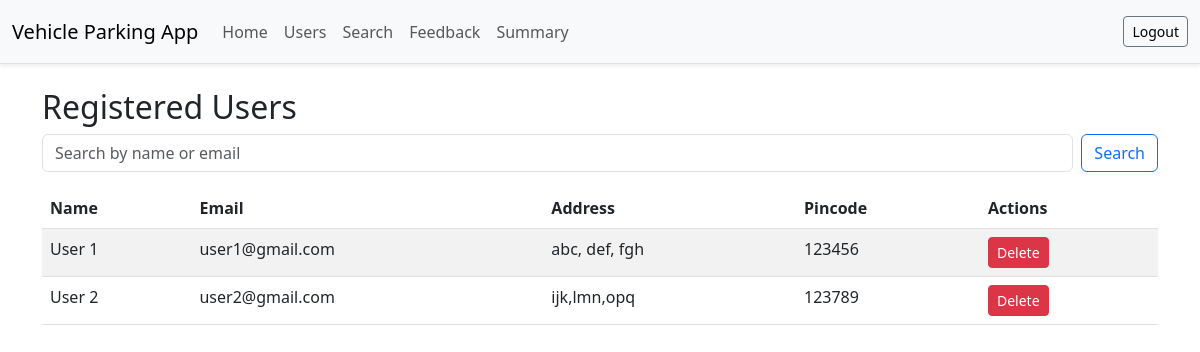
The app's page /admin/users (signed in) with its own data.
### models.py (models this page shows)
class User(db.Model):
    id = db.Column(db.Integer, primary_key=True)
    name = db.Column(db.String(100), nullable=False)
    email = db.Column(db.String(100), unique=True, nullable=False)
    password_hash = db.Column(db.String(200), nullable=False)
    address=db.Column(db.String(200),nullable=False)
    pincode=db.Column(db.Integer,nullable=False)
    role_id = db.Column(db.Integer, db.ForeignKey('role.id'), nullable=False)
    reservations = db.relationship('Reservation', backref='user', lazy=True)

### app.py (the view)
@app.route('/admin/users')
def admin_users():
    if session.get('role') not in ['admin', 'collaborator']:
        return redirect(url_for('login'))
    query = request.args.get('query', '')
    users_query = User.query.join(Role).filter(Role.name == 'user')
    if query:
        users_query = users_query.filter(
            (User.name.ilike(f"%{query}%")) |
            (User.email.ilike(f"%{query}%"))
        )
    users = users_query.all()
    user_active_reservations = {
        user.id: Reservation.query.filter_by(user_id=user.id, release_time=None).count() > 0
        for user in users
    }
    return render_template('admin_users.html', users=users, query=query,active_status=user_active_reservations)

### templates/admin_users.html
{% extends "base.html" %}
{% block content %}
<h2>Registered Users</h2>
<form method="GET" class="d-flex mb-3" action="{{ url_for('admin_users') }}">
    <input type="text" name="query" class="form-control me-2" placeholder="Search by name or email" value="{{ query }}">
    <button type="submit" class="btn btn-outline-primary">Search</button>
</form>
<table class="table table-striped">
    <thead>
        <tr>
            <th>Name</th>
            <th>Email</th>
            <th>Address</th>
            <th>Pincode</th>
            <th>Actions</th>
        </tr>
    </thead>
    <tbody>
        {% for user in users %}
        <tr>
            <td>{{ user.name }}</td>
            <td>{{ user.email }}</td>
            <td>{{ user.address }}</td>
            <td>{{ user.pincode }}</td>
            <td>
                {% if active_status[user.id] %}
                    <button class="btn btn-danger btn-sm" disabled>Active Spot</button>
                {% else %}
                    {% if session['role'] == 'admin' %}
                    <form action="{{ url_for('delete_user', user_id=user.id) }}" method="POST" style="display:inline;">
                        <button type="submit" class="btn btn-danger btn-sm">Delete</button>
                    </form>
                    {% endif %}
                {% endif %}
            </td>
        </tr>
        {% endfor %}
    </tbody>
</table>
{% endblock %}

### static/css/styles.css (style rules this page uses)
body { background-color: #f8f9fa; }
h2 { margin-bottom: 20px; }

### records on screen
User: name "User 1", email "user1@gmail.com", address "abc, def, fgh", pincode "123456"
User: name "User 2", email "user2@gmail.com", address "ijk,lmn,opq", pincode "123789"
